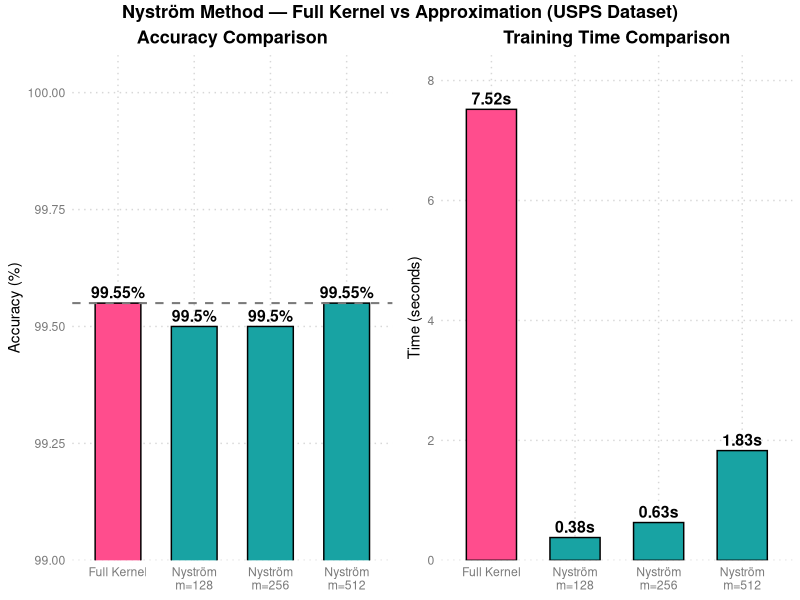
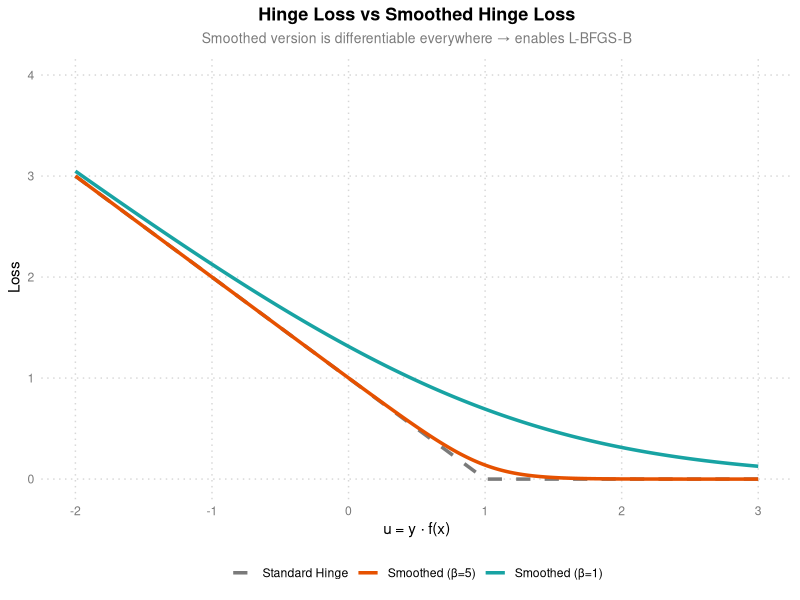
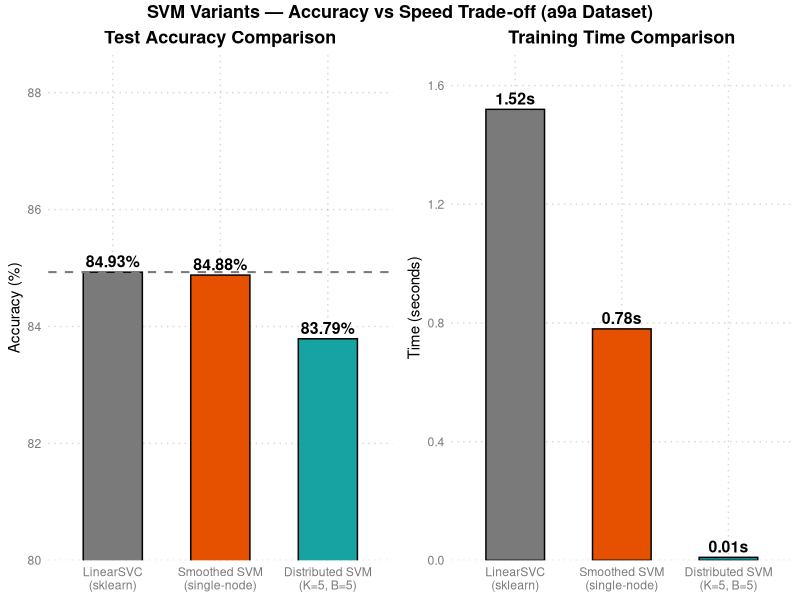
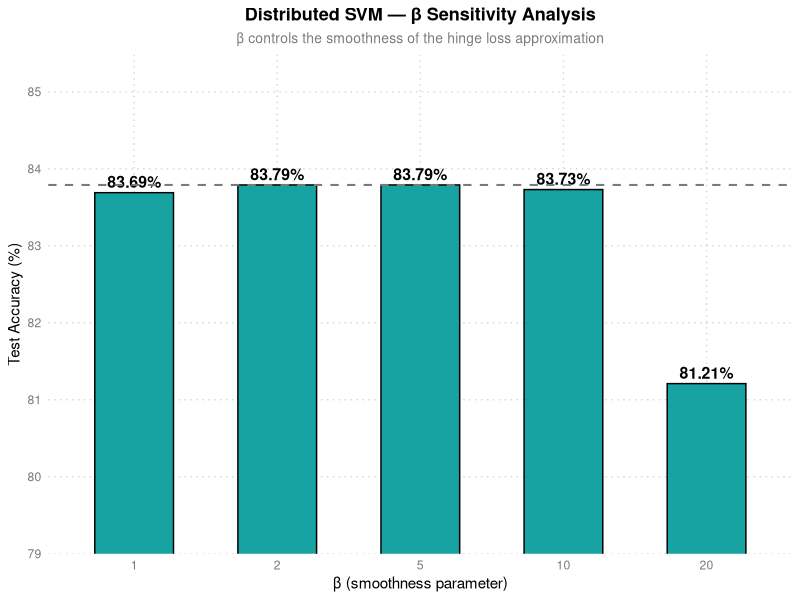

Source code (R) for these figures, in order:
## ---- chunk 1
library(ggplot2)
library(tidyverse)
library(gridExtra)
library(scales)

# Personal visual DNA
c1  <- "#18A3A3"      # teal (primary)
c2  <- "#FF4D8D"      # rose pink (accent)
c3  <- "#7A7A7A"      # mid grey
c4  <- "#000000"      # border / text
acc <- "#E65100"      # deep orange (trend / highlight)

theme1 <- function() {
  theme_minimal(base_family = "sans") +
    theme(
      text             = element_text(colour = c4),
      plot.title       = element_text(face = "bold", colour = c4, size = 13,
                                      hjust = 0.5),
      plot.subtitle    = element_text(colour = c3, size = 10, hjust = 0.5),
      axis.title       = element_text(colour = c4, size = 11),
      axis.text        = element_text(colour = c3),
      panel.grid.major = element_line(color = scales::alpha(c3, 0.3),
                                      linetype = "dotted"),
      panel.grid.minor = element_blank(),
      legend.text      = element_text(colour = c4),
      legend.title     = element_text(colour = c4, face = "bold")
    )
}
## ---- chunk 2
df_ny <- data.frame(
  method = factor(
    c("Full Kernel", "Nyström\nm=128", "Nyström\nm=256", "Nyström\nm=512"),
    levels = c("Full Kernel", "Nyström\nm=128", "Nyström\nm=256", "Nyström\nm=512")
  ),
  accuracy = c(99.55, 99.50, 99.50, 99.55),
  time     = c(7.52, 0.38, 0.63, 1.83)
)

p_acc <- ggplot(df_ny, aes(x = method, y = accuracy, fill = method)) +
  geom_col(colour = c4, width = 0.6) +
  geom_text(aes(label = paste0(accuracy, "%")),
            vjust = -0.4, fontface = "bold", size = 4, colour = c4) +
  geom_hline(yintercept = 99.55, linetype = "dashed",
             colour = c3, linewidth = 0.7) +
  scale_fill_manual(values = c(c2, c1, c1, c1)) +
  scale_y_continuous(expand = expansion(mult = c(0, 0.08))) +
  coord_cartesian(ylim = c(99, 100)) +
  labs(title = "Accuracy Comparison", x = NULL, y = "Accuracy (%)") +
  theme1() +
  theme(legend.position = "none")

p_time <- ggplot(df_ny, aes(x = method, y = time, fill = method)) +
  geom_col(colour = c4, width = 0.6) +
  geom_text(aes(label = paste0(time, "s")),
            vjust = -0.4, fontface = "bold", size = 4, colour = c4) +
  scale_fill_manual(values = c(c2, c1, c1, c1)) +
  scale_y_continuous(expand = expansion(mult = c(0, 0.12))) +
  labs(title = "Training Time Comparison", x = NULL, y = "Time (seconds)") +
  theme1() +
  theme(legend.position = "none")

grid.arrange(p_acc, p_time, ncol = 2,
             top = grid::textGrob("Nyström Method — Full Kernel vs Approximation (USPS Dataset)",
                                  gp = grid::gpar(fontface = "bold", fontsize = 13)))
## ---- chunk 3
u <- seq(-2, 3, length.out = 500)
df_hinge <- data.frame(
  u    = rep(u, 3),
  loss = c(pmax(0, 1 - u),
           log1p(exp(5 * (1 - u))) / 5,
           log1p(exp(1 * (1 - u))) / 1),
  type = rep(c("Standard Hinge", "Smoothed (β=5)", "Smoothed (β=1)"), each = 500)
)
df_hinge$type <- factor(df_hinge$type,
  levels = c("Standard Hinge", "Smoothed (β=5)", "Smoothed (β=1)"))

ggplot(df_hinge, aes(x = u, y = loss, colour = type, linetype = type)) +
  geom_line(linewidth = 1.2) +
  scale_colour_manual(values = c(c3, acc, c1)) +
  scale_linetype_manual(values = c("dashed", "solid", "solid")) +
  scale_y_continuous(limits = c(0, 4)) +
  labs(title    = "Hinge Loss vs Smoothed Hinge Loss",
       subtitle = "Smoothed version is differentiable everywhere → enables L-BFGS-B",
       x = "u = y · f(x)", y = "Loss",
       colour = NULL, linetype = NULL) +
  theme1() +
  theme(legend.position = "bottom")
## ---- chunk 4
df_svm <- data.frame(
  model = factor(
    c("LinearSVC\n(sklearn)", "Smoothed SVM\n(single-node)", "Distributed SVM\n(K=5, B=5)"),
    levels = c("LinearSVC\n(sklearn)", "Smoothed SVM\n(single-node)", "Distributed SVM\n(K=5, B=5)")
  ),
  accuracy = c(84.93, 84.88, 83.79),
  time     = c(1.52, 0.78, 0.01)
)

p_acc_svm <- ggplot(df_svm, aes(x = model, y = accuracy, fill = model)) +
  geom_col(colour = c4, width = 0.55) +
  geom_text(aes(label = paste0(accuracy, "%")),
            vjust = -0.4, fontface = "bold", size = 4, colour = c4) +
  geom_hline(yintercept = 84.93, linetype = "dashed",
             colour = c3, linewidth = 0.7) +
  scale_fill_manual(values = c(c3, acc, c1)) +
  scale_y_continuous(expand = expansion(mult = c(0, 0.08))) +
  coord_cartesian(ylim = c(80, 88)) +
  labs(title = "Test Accuracy Comparison", x = NULL, y = "Accuracy (%)") +
  theme1() +
  theme(legend.position = "none")

p_time_svm <- ggplot(df_svm, aes(x = model, y = time, fill = model)) +
  geom_col(colour = c4, width = 0.55) +
  geom_text(aes(label = paste0(time, "s")),
            vjust = -0.4, fontface = "bold", size = 4, colour = c4) +
  scale_fill_manual(values = c(c3, acc, c1)) +
  scale_y_continuous(expand = expansion(mult = c(0, 0.12))) +
  labs(title = "Training Time Comparison", x = NULL, y = "Time (seconds)") +
  theme1() +
  theme(legend.position = "none")

grid.arrange(p_acc_svm, p_time_svm, ncol = 2,
             top = grid::textGrob("SVM Variants — Accuracy vs Speed Trade-off (a9a Dataset)",
                                  gp = grid::gpar(fontface = "bold", fontsize = 13)))
## ---- chunk 5
df_beta <- data.frame(
  beta     = c(1, 2, 5, 10, 20),
  accuracy = c(83.69, 83.79, 83.79, 83.73, 81.21)
)

ggplot(df_beta, aes(x = factor(beta), y = accuracy)) +
  geom_col(fill = c1, colour = c4, width = 0.55) +
  geom_text(aes(label = paste0(accuracy, "%")),
            vjust = -0.4, fontface = "bold", size = 4, colour = c4) +
  geom_hline(yintercept = 83.79, linetype = "dashed",
             colour = c3, linewidth = 0.7) +
  scale_y_continuous(expand = expansion(mult = c(0, 0.08))) +
  coord_cartesian(ylim = c(79, 85)) +
  labs(title    = "Distributed SVM — β Sensitivity Analysis",
       subtitle = "β controls the smoothness of the hinge loss approximation",
       x = "β (smoothness parameter)", y = "Test Accuracy (%)") +
  theme1()
